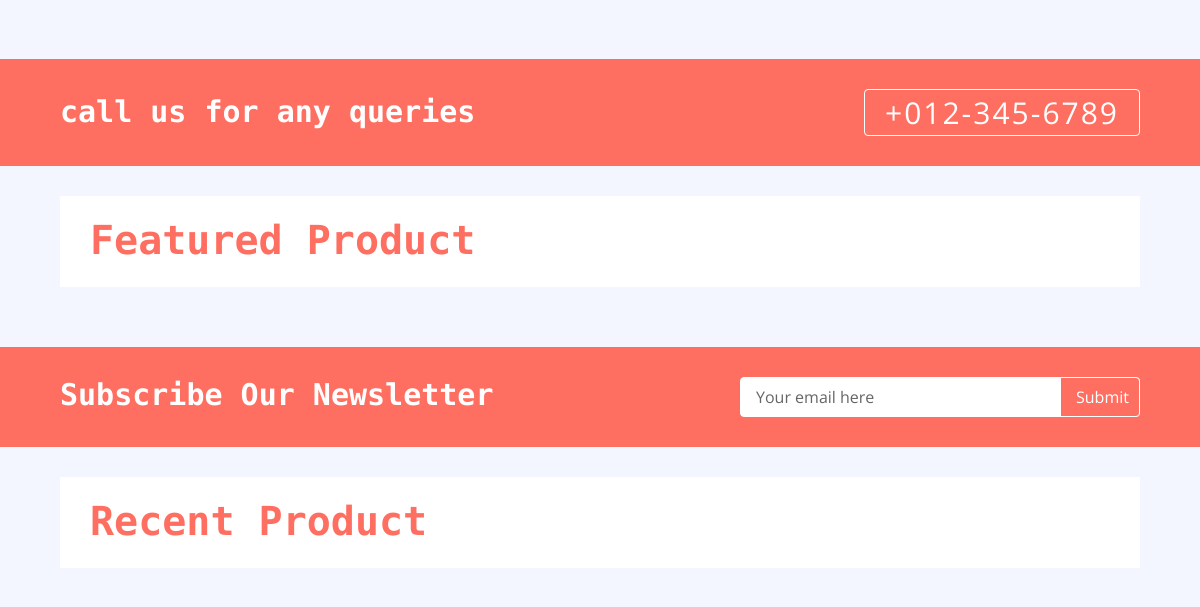
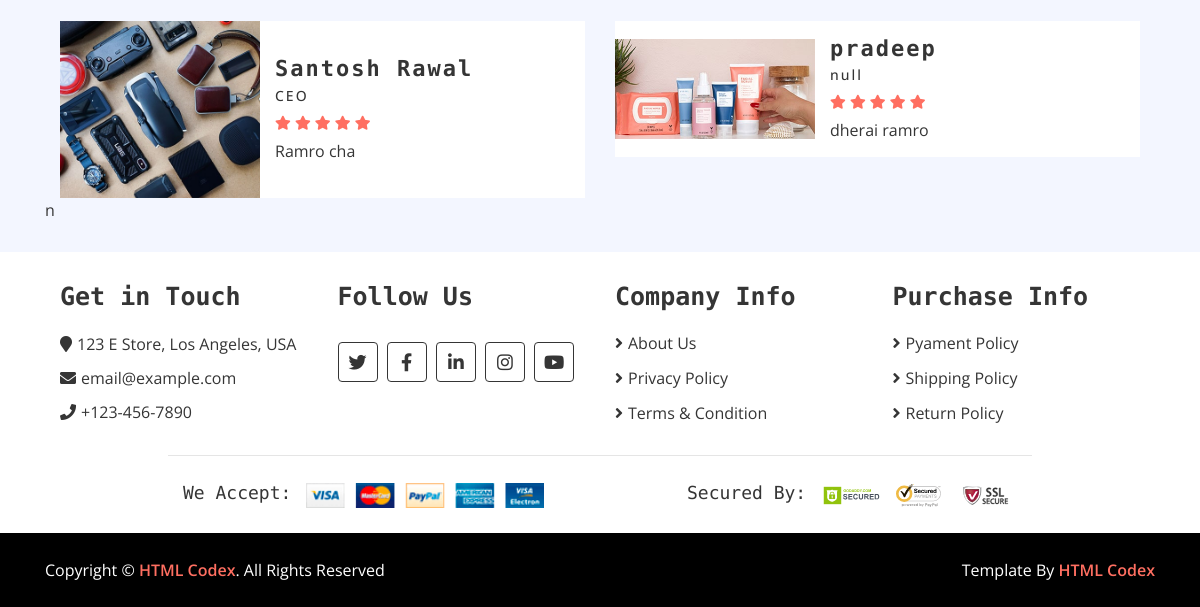
The app's page / (lower part), older data (2 pictures, top to bottom).
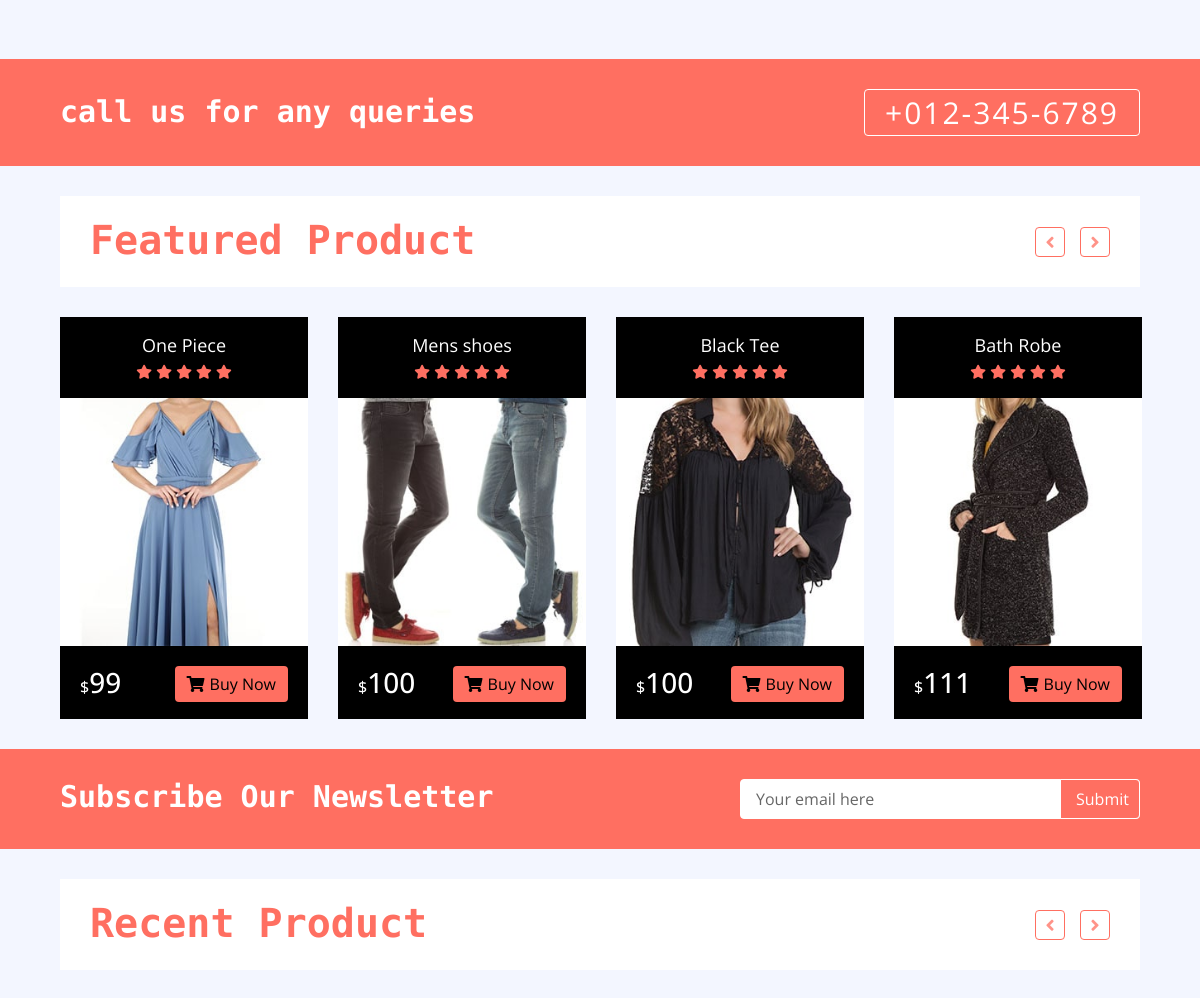
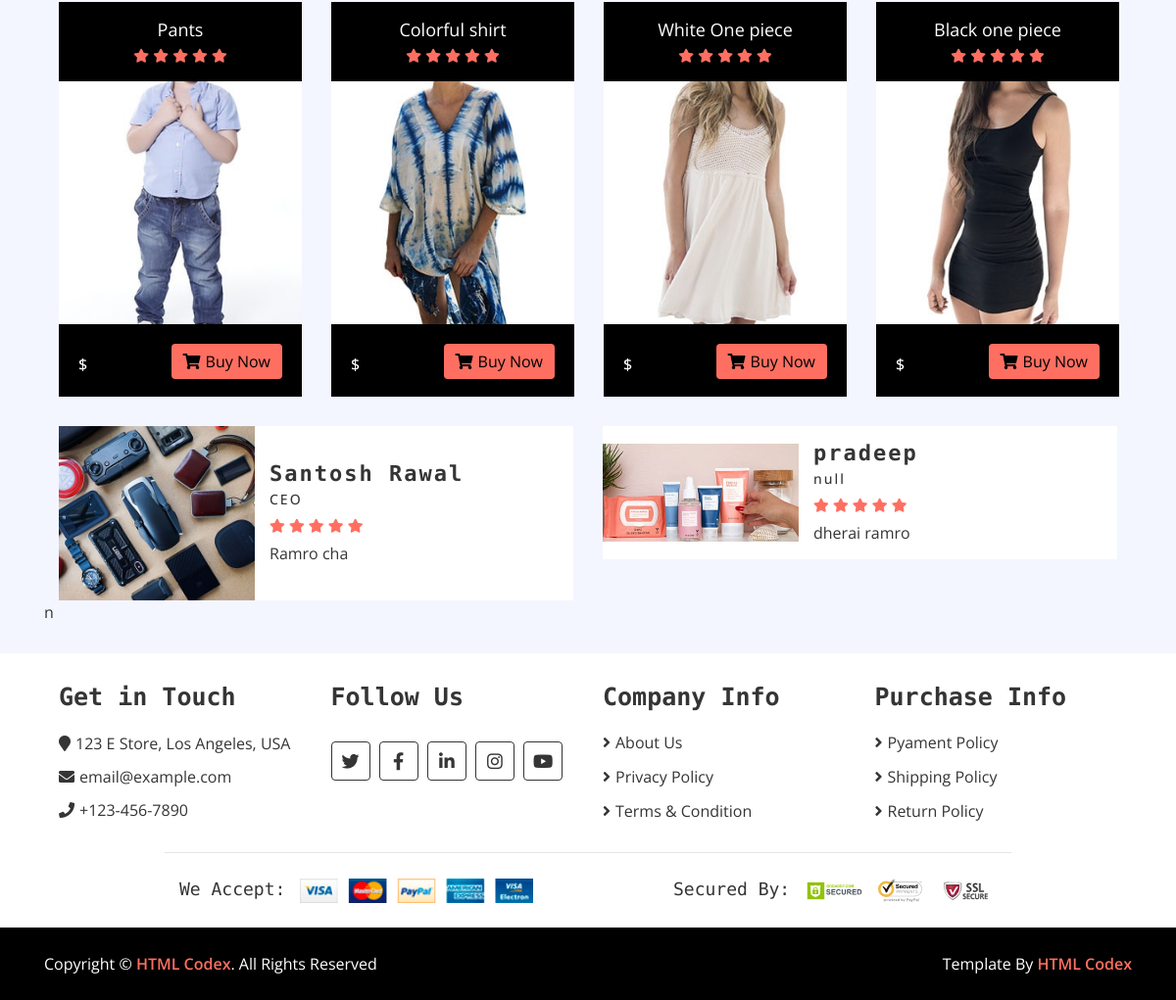
The same page, newer data (2 pictures, top to bottom).
### home/models.py (models this page shows, shortened)
class CustomerReview(models.Model):
    name = models.CharField(max_length=500)
    post = models.CharField(max_length=200)
    comment = models.TextField()
    image = models.ImageField(upload_to='media')

class Product(models.Model):
    name = models.CharField(max_length=500)
    price = models.IntegerField()
    discounted_price = models.IntegerField(default=0)
    category = models.ForeignKey(Category, on_delete=models.CASCADE)
    brand = models.ForeignKey(Brand, on_delete=models.CASCADE)
    description = models.TextField(blank=True)
    specification = models.TextField(blank=True)
    image = models.ImageField(upload_to='media')
    rank = models.IntegerField()
    stock = models.CharField(choices=STOCK, max_length=50)
    labels = models.CharField(choices=LABELS, max_length=50)

### home/views.py (the view)
# urls.py: path('', HomeView.as_view(), name='home'),
class HomeView(Base):
    def get(self, request):
        self.views['categories'] = Category.objects.all()
        self.views['brands'] = Brand.objects.all()
        self.views['sliders'] = Slider.objects.all()
        self.views['reviews'] = CustomerReview.objects.all()
        self.views['hots'] = Product.objects.filter(labels='hot')
        self.views['news'] = Product.objects.filter(labels='new')
        self.views['ads'] = Ad.objects.all()
        return render(request, 'index.html', self.views)

### templates/index.html (shortened to what the changed rows need)
{% extends 'base.html' %}
{% load static %}
{% block content %}
        <div class="call-to-action">
            <div class="container-fluid">
                <div class="row align-items-center">
                    <div class="col-md-6">
                        <h1>call us for any queries</h1>
                    </div>
                </div>
            </div>
        </div>
        <div class="featured-product product">
            <div class="container-fluid">
                <div class="section-header">
                    <h1>Featured Product</h1>
                </div>
                <div class="row align-items-center product-slider product-slider-4">
                    {% for hot in hots %}
                    <div class="col-lg-3">
                        <div class="product-item">
                            <div class="product-title">
                                <a href="#">{{hot.name}}</a>
                                <div class="ratting">
                                    <i class="fa fa-star"></i>
                                    <i class="fa fa-star"></i>
                                    <i class="fa fa-star"></i>
                                    <i class="fa fa-star"></i>
                                    <i class="fa fa-star"></i>
                                </div>
                            </div>
                            <div class="product-image">
                                <a href="product-detail.html">
                                    <img src="{{hot.image.url}}" alt="Product Image">
                                </a>
                            </div>
                            <div class="product-price">
                                {% if hot.discounted_price > 0 %}
                                <h3><span>$</span>{{hot.discounted_price}}</h3>
                                {% else %}
                                 <h3><span>$</span>{{hot.price}}</h3>
                                {% endif %}
                                <a class="btn" href=""><i class="fa fa-shopping-cart"></i>Buy Now</a>
                            </div>
                        </div>
                    </div>
                    {% endfor %}
                </div>
            </div>
        </div>
        <div class="newsletter">
            <div class="container-fluid">
                <div class="row">
                    <div class="col-md-6">
                        <h1>Subscribe Our Newsletter</h1>
                    </div>
                </div>
            </div>
        </div>
        <div class="recent-product product">
            <div class="container-fluid">
                <div class="section-header">
                    <h1>Recent Product</h1>
                </div>
                <div class="row align-items-center product-slider product-slider-4">
                    {% for new in news %}
                    <div class="col-lg-3">
                        <div class="product-item">
                            <div class="product-title">
                                <a href="#">{{new.name}}</a>
                                <div class="ratting">
                                    <i class="fa fa-star"></i>
                                    <i class="fa fa-star"></i>
                                    <i class="fa fa-star"></i>
                                    <i class="fa fa-star"></i>
                                    <i class="fa fa-star"></i>
                                </div>
                            </div>
                            <div class="product-image">
                                <a href="product-detail.html">
                                    <img src="{{new.image.url}}" alt="Product Image">
                                </a>
                            </div>
                            <div class="product-price">
                                {% if hot.discounted_price > 0 %}
                                <h3><span>$</span>{{hot.discounted_price}}</h3>
                                {% else %}
                                 <h3><span>$</span>{{hot.price}}</h3>
                                {% endif %}
                                <a class="btn" href=""><i class="fa fa-shopping-cart"></i>Buy Now</a>
                            </div>
                        </div>
                    </div>
                    {%  endfor %}
                </div>
            </div>
        </div>
        <div class="review">
            <div class="container-fluid">
                <div class="row align-items-center review-slider normal-slider">
                    {% for review in reviews %}
                    <div class="col-md-6">
                        <div class="review-slider-item">
                            <div class="review-img">
                                <img src="{{review.image.url}}" alt="Image">
                            </div>
                            <div class="review-text">
                                <h2>{{review.name}}</h2>
                                <h3>{{review.post}}</h3>
                                <div class="ratting">
                                    <i class="fa fa-star"></i>
                                    <i class="fa fa-star"></i>
                                    <i class="fa fa-star"></i>
                                    <i class="fa fa-star"></i>
                                    <i class="fa fa-star"></i>
                                </div>
                                <p>
                                    {{review.comment}}
                                </p>
                            </div>
                        </div>
                    </div>
                    {% endfor %}
                </div>
            </div>
        </div>
{% endblock %}

Row changes from the older to the newer data that the page shows:
added Product: name "One Piece", image (picture), price "99", shown under "Featured Product"
added Product: name "Mens shoes", image (picture), discounted_price "100", shown under "Featured Product"
added Product: name "Black Tee", image (picture), price "100", shown under "Featured Product"
added Product: name "Bath Robe", image (picture), price "111", shown under "Featured Product"
added Product: name "Pants", image (picture), shown under "Recent Product"
added Product: name "Colorful shirt", image (picture), shown under "Recent Product"
added Product: name "White One piece", image (picture), shown under "Recent Product"
added Product: name "Black one piece", image (picture), shown under "Recent Product"
